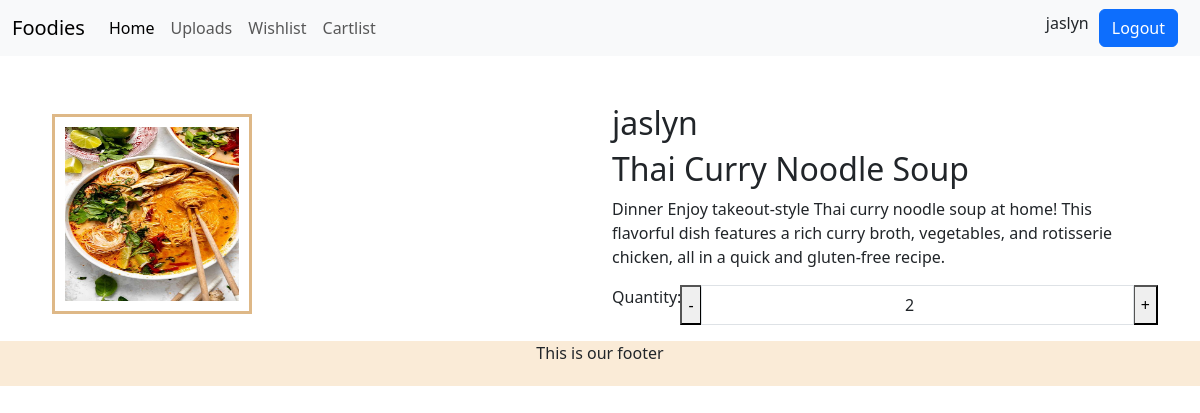
/show_cartList (signed in), run on the app's committed database.
### Homepage/models.py (models this page shows, shortened)
class CartItem(models.Model):
    cart = models.ForeignKey(Cart,on_delete=models.CASCADE,null=True,blank=True) #null=True , blank=True in case the cart is empty
    product = models.ForeignKey(FoodImages,on_delete=models.CASCADE)
    cart_count = models.IntegerField(default=1)
    updated = models.DateTimeField(auto_now=True)
    created = models.DateTimeField(auto_now_add=True)

class FoodImages(models.Model):
    name=models.CharField(max_length=100)
    category = models.TextField()
    cost = models.FloatField()
    images=models.ImageField(upload_to="foodImages/")
    updated = models.DateTimeField(auto_now=True) #updates the filed valuee everytime the instance is saved(to track ur database)
    created = models.DateTimeField(auto_now_add=True)#sets the value when instance is created

### Homepage/views.py (the view)
# urls.py: path('show_cartList',views.show_cartList,name="show_cartList"),
def show_cartList(request):
    cart,created = Cart.objects.get_or_create(user=request.user)
    cart_items = CartItem.objects.filter(cart = cart)
    return render(request,"CartList.html",{"user_products":cart_items})

### template/CartList.html (shortened to what this page needs)
{% extends "main.html" %}
{% block body_block %}
    {% if user_products %}
        {% for item in user_products %}
            <div class="container mt-5">
                <div class="row">
                    <div class="col-md-6">
                        <img src="{{ item.product.images.url }}" alt="image" class="img-fluid product-img" />
                    </div>
                    <div class="col-md-6">
                        <h2>{{ user.username }}</h2>
                        <h2>{{item.product.name}}</h2>
                        <p>{{ item.product.category }}</p>
                        <div class='input-group mb-3'><p>Quantity: </p>
                        <button class="btn-outline-secondary" id="decrementbtn">-</button>
                        <input type="number" class="form-control text-center" value="{{ item.cart_count }}"
                        min="1" id="inputBtn"/>
                        <button class="btn-outline-secondary" id="incrementbtn">+</button></div>
                    </div>
                </div>
            </div>
        {% endfor %}
    {% else %}
        <p>Your cartlist is empty.</p>
    {% endif %}
{% endblock %}

### template/main.html (shortened to what this page needs)
<!DOCTYPE html>
<html lang="en">
<head>
    <link href="https://cdn.jsdelivr.net/npm/bootstrap@5.3.3/dist/css/bootstrap.min.css" rel="stylesheet">
</head>
<body>
    <nav class="navbar navbar-expand-lg bg-body-tertiary">
        <div class="container-fluid">
          <a class="navbar-brand" href="#">Foodies</a>
          <div class="collapse navbar-collapse" id="navbarSupportedContent">
            <ul class="navbar-nav me-auto mb-2 mb-lg-0">
              <li class="nav-item">
                <a class="nav-link active" aria-current="page" href="{% url 'home' %}">Home</a>
              </li>
              <li class="nav-item">
                <a class="nav-link" href="{% url 'upload_images' %}">Uploads</a>
              </li>
                <a class="nav-link" href="{% url 'show_wishList' %}">Wishlist</a>
                <a class="nav-link" href="{% url 'show_cartList' %}">Cartlist</a>
            </ul>
            {% if user.is_authenticated %}
            <h6>{{user.username}}</h6>
              <a href ="{% url 'Logout' %}">
                <button class="btn btn-primary" type="submit" id="loginButton">Logout</button></a>
            {% else %}
              <a href ="{% url 'Login' %}">
              <button class="btn btn-primary" type="submit" id="loginButton">Login</button></a>
            {% endif %}
          </div>
        </div>
    </nav>
    {% block body_block %}
    {% endblock %}
    <footer style="background-color: antiquewhite;width:100%;text-align:center; height:45px">This is our footer</footer>
</body>
</html>

### template/main.html (style rules this page uses)
#loginButton { margin-left: 10px; margin-right: 10px; }
.product-img { width:200px; height:200px; padding:10px; border:burlywood solid; margin:10px; }

### data on the page
CartItem: product.images (picture), product.name "Thai Curry Noodle Soup", product.category "Dinner Enjoy takeout-style Thai curry noodle soup at home! This flavorful dish features a rich curry broth, vegetables, and rotisserie chicken, all in a quick and gluten-free recipe.", cart_count "2"

### other printed values
{{ user.username }} "jaslyn"
